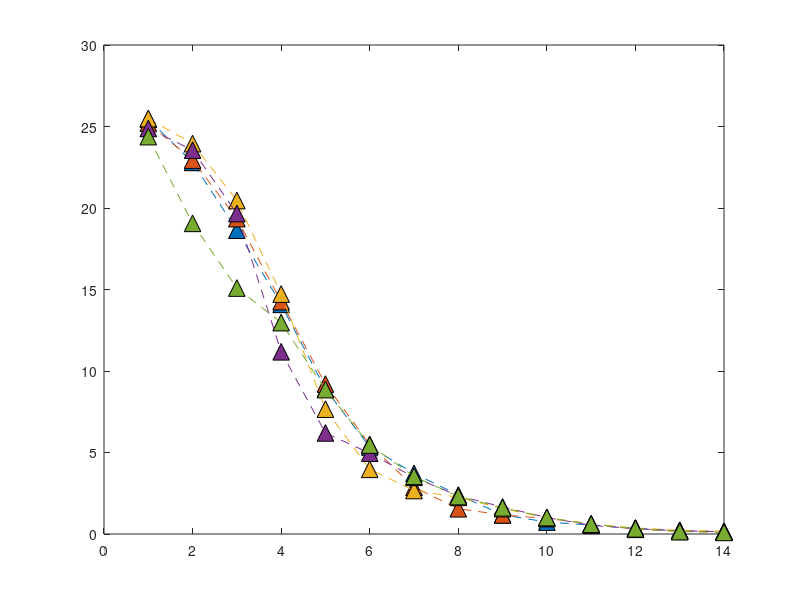

This chart was generated by the following MATLAB code: (Note: this script raises an error after producing the figure.)
clear;
close all;
%AS3959 firebrand mass flux horizontal distribution Forest FDI100 

Firebrand_flux_BAL12p5 = [25.45	22.80	18.64	14.09	8.89	5.34	3.72	2.39	1.18	0.73	0.55	0.35	0.20	0.14];
Firebrand_flux_BAL19 = [25.21	22.94	19.35	14.26	9.20	5.49	2.87	1.55	1.17	0.95	0.63	0.29	0.16	0.11];
Firebrand_flux_BAL29 = [25.49	23.95	20.46	14.72	7.66	3.97	2.67	2.25	1.56	0.99	0.61	0.37	0.23	0.17];
Firebrand_flux_BAL40 = [24.88	23.55	19.66	11.18	6.20	4.96	3.48	2.34	1.66	1.01	0.53	0.33	0.19	0.15];
Firebrand_flux_BALFZ = [24.38	19.06	15.09	12.97	8.86	5.46	3.54	2.30	1.61	1.01	0.60	0.32	0.15	0.10];

plot([Firebrand_flux_BAL12p5],'^--','MarkerSize',12,'MarkerEdgeColor','black','MarkerFaceColor',[0, 0.4470, 0.7410]);
hold on
plot([Firebrand_flux_BAL19],'^--','MarkerSize',12,'MarkerEdgeColor','black','MarkerFaceColor',[0.8500, 0.3250, 0.0980]);
plot([Firebrand_flux_BAL29],'^--','MarkerSize',12,'MarkerEdgeColor','black','MarkerFaceColor',[0.9290, 0.6940, 0.1250]);
plot([Firebrand_flux_BAL40],'^--','MarkerSize',12,'MarkerEdgeColor','black','MarkerFaceColor',[0.4940, 0.1840, 0.5560]);
plot([Firebrand_flux_BALFZ],'^--','MarkerSize',12,'MarkerEdgeColor','black','MarkerFaceColor',[0.4660, 0.6740, 0.1880]);
ax = gca;
ax.XTickLabels = {'x=132 m~138 m','x=138 m~144 m','x=144 m~150 m','x=150 m~ 156 m','x=156 m~162 m','x=162 m~168 m','x=168 m~174 m','x=174 m~180 m','x=180 m~186 m','x=186 m~192 m','x=192 m~198 m','x=198 m~204 m','x=204 m~210 m','x=210 m~216 m'};

grid on;


box on
xtickangle(45)
xlabel('Location of the horizontal plane','FontWeight','bold','FontSize',20,...
    'FontName','Calibri');
ylabel('Firebrand mass flux (kg.s^{-1})','FontWeight','bold','FontSize',20,...
    'FontName','Calibri');

set(gca,'fontsize',18);

legend('BAL 12.5','BAL 19','BAL 29','BAL 40','BAL FZ')
